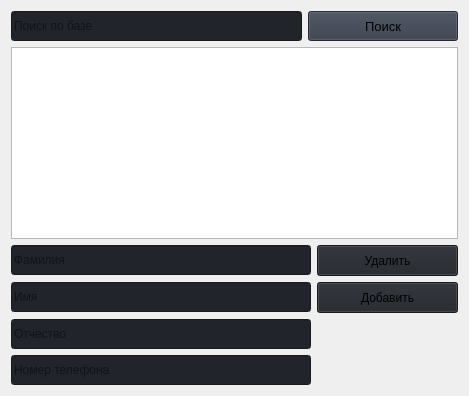
                     <widget class="QWidget" name="curators_page">
                      <property name="sizePolicy">
                       <sizepolicy hsizetype="Expanding" vsizetype="Preferred">
                        <horstretch>100</horstretch>
                        <verstretch>0</verstretch>
                       </sizepolicy>
                      </property>
                      <property name="minimumSize">
                       <size>
                        <width>0</width>
                        <height>0</height>
                       </size>
                      </property>
                      <property name="maximumSize">
                       <size>
                        <width>16777215</width>
                        <height>16777215</height>
                       </size>
                      </property>
                      <layout class="QVBoxLayout" name="verticalLayout_21">
                       <item>
                        <layout class="QGridLayout" name="gridLayout_31">
                         <property name="sizeConstraint">
                          <enum>QLayout::SizeConstraint::SetFixedSize</enum>
                         </property>
                         <property name="rightMargin">
                          <number>0</number>
                         </property>
                         <property name="bottomMargin">
                          <number>0</number>
                         </property>
                         <item row="0" column="3" alignment="Qt::AlignmentFlag::AlignLeft">
                          <widget class="QPushButton" name="curators_search_button">
                           <property name="sizePolicy">
                            <sizepolicy hsizetype="Fixed" vsizetype="Fixed">
                             <horstretch>0</horstretch>
                             <verstretch>0</verstretch>
                            </sizepolicy>
                           </property>
                           <property name="minimumSize">
                            <size>
                             <width>150</width>
                             <height>30</height>
                            </size>
                           </property>
                           <property name="font">
                            <font>
                             <family>Segoe UI</family>
                             <pointsize>10</pointsize>
                             <italic>false</italic>
                             <bold>false</bold>
                            </font>
                           </property>
                           <property name="cursor">
                            <cursorShape>PointingHandCursor</cursorShape>
                           </property>
                           <property name="styleSheet">
                            <string notr="true">background-color: rgb(52, 59, 72);</string>
                           </property>
                           <property name="text">
                            <string>Поиск</string>
                           </property>
                           <property name="icon">
                            <iconset>
                             <normaloff>images/icons/cil-magnifying-glass.png</normaloff>images/icons/cil-magnifying-glass.png</iconset>
                           </property>
                          </widget>
                         </item>
                         <item row="0" column="2">
                          <widget class="QLineEdit" name="curators_search">
                           <property name="sizePolicy">
                            <sizepolicy hsizetype="Fixed" vsizetype="Fixed">
                             <horstretch>30</horstretch>
                             <verstretch>0</verstretch>
                            </sizepolicy>
                           </property>
                           <property name="minimumSize">
                            <size>
                             <width>0</width>
                             <height>30</height>
                            </size>
                           </property>
                           <property name="maximumSize">
                            <size>
                             <width>500</width>
                             <height>16777215</height>
                            </size>
                           </property>
                           <property name="styleSheet">
                            <string notr="true">background-color: rgb(33, 37, 43);</string>
                           </property>
                           <property name="text">
                            <string/>
                           </property>
                           <property name="placeholderText">
                            <string>Поиск по базе</string>
                           </property>
                          </widget>
                         </item>
                        </layout>
                       </item>
                       <item>
                        <widget class="QTableView" name="curators_table">
                         <property name="styleSheet">
                          <string notr="true">            QTableWidget {
                background-color: #f8f9fa;
                alternate-background-color: #e9ecef;
                gridline-color: #dee2e6;
                border: 1px solid #ced4da;
                border-radius: 5px;
            }
            QHeaderView::section {
                background-color: #343a40;
                color: white;
                padding: 5px;
                border: 1px solid #495057;
                font-weight: bold;
            }
            QTableWidget::item {
                padding: 5px;
            }</string>
                         </property>
                        </widget>
                       </item>
                       <item>
                        <layout class="QGridLayout" name="gridLayout_29">
                         <item row="1" column="0">
                          <widget class="QLineEdit" name="curators_name">
                           <property name="minimumSize">
                            <size>
                             <width>0</width>
                             <height>30</height>
                            </size>
                           </property>
                           <property name="styleSheet">
                            <string notr="true">background-color: rgb(33, 37, 43);</string>
                           </property>
                           <property name="text">
                            <string/>
                           </property>
                           <property name="placeholderText">
                            <string>Имя</string>
                           </property>
                          </widget>
                         </item>
                         <item row="0" column="0">
                          <widget class="QLineEdit" name="curators_surname">
                           <property name="minimumSize">
                            <size>
                             <width>0</width>
                             <height>30</height>
                            </size>
                           </property>
                           <property name="styleSheet">
                            <string notr="true">background-color: rgb(33, 37, 43);</string>
                           </property>
                           <property name="text">
                            <string/>
                           </property>
                           <property name="placeholderText">
                            <string>Фамилия</string>
                           </property>
                          </widget>
                         </item>
                         <item row="1" column="1">
                          <widget class="QPushButton" name="curators_create_button">
                           <property name="sizePolicy">
                            <sizepolicy hsizetype="Fixed" vsizetype="Fixed">
                             <horstretch>0</horstretch>
                             <verstretch>0</verstretch>
                            </sizepolicy>
                           </property>
                           <property name="minimumSize">
                            <size>
                             <width>141</width>
                             <height>31</height>
                            </size>
                           </property>
                           <property name="styleSheet">
                            <string notr="true">background-color: rgb(33, 37, 43);</string>
                           </property>
                           <property name="text">
                            <string>Добавить</string>
                           </property>
                          </widget>
                         </item>
                         <item row="2" column="0">
                          <widget class="QLineEdit" name="curators_otchestvo">
                           <property name="minimumSize">
                            <size>
                             <width>0</width>
                             <height>30</height>
                            </size>
                           </property>
                           <property name="styleSheet">
                            <string notr="true">background-color: rgb(33, 37, 43);</string>
                           </property>
                           <property name="text">
                            <string/>
                           </property>
                           <property name="placeholderText">
                            <string>Отчество</string>
                           </property>
                          </widget>
                         </item>
                         <item row="3" column="0">
                          <widget class="QLineEdit" name="curators_phone">
                           <property name="minimumSize">
                            <size>
                             <width>300</width>
                             <height>30</height>
                            </size>
                           </property>
                           <property name="styleSheet">
                            <string notr="true">background-color: rgb(33, 37, 43);</string>
                           </property>
                           <property name="text">
                            <string/>
                           </property>
                           <property name="placeholderText">
                            <string>Номер телефона</string>
                           </property>
                          </widget>
                         </item>
                         <item row="0" column="1">
                          <widget class="QPushButton" name="curators_delete_button">
                           <property name="sizePolicy">
                            <sizepolicy hsizetype="Fixed" vsizetype="Fixed">
                             <horstretch>0</horstretch>
                             <verstretch>0</verstretch>
                            </sizepolicy>
                           </property>
                           <property name="minimumSize">
                            <size>
                             <width>141</width>
                             <height>31</height>
                            </size>
                           </property>
                           <property name="styleSheet">
                            <string notr="true">background-color: rgb(33, 37, 43);</string>
                           </property>
                           <property name="text">
                            <string>Удалить</string>
                           </property>
                          </widget>
                         </item>
                        </layout>
                       </item>
                      </layout>
                     </widget>
